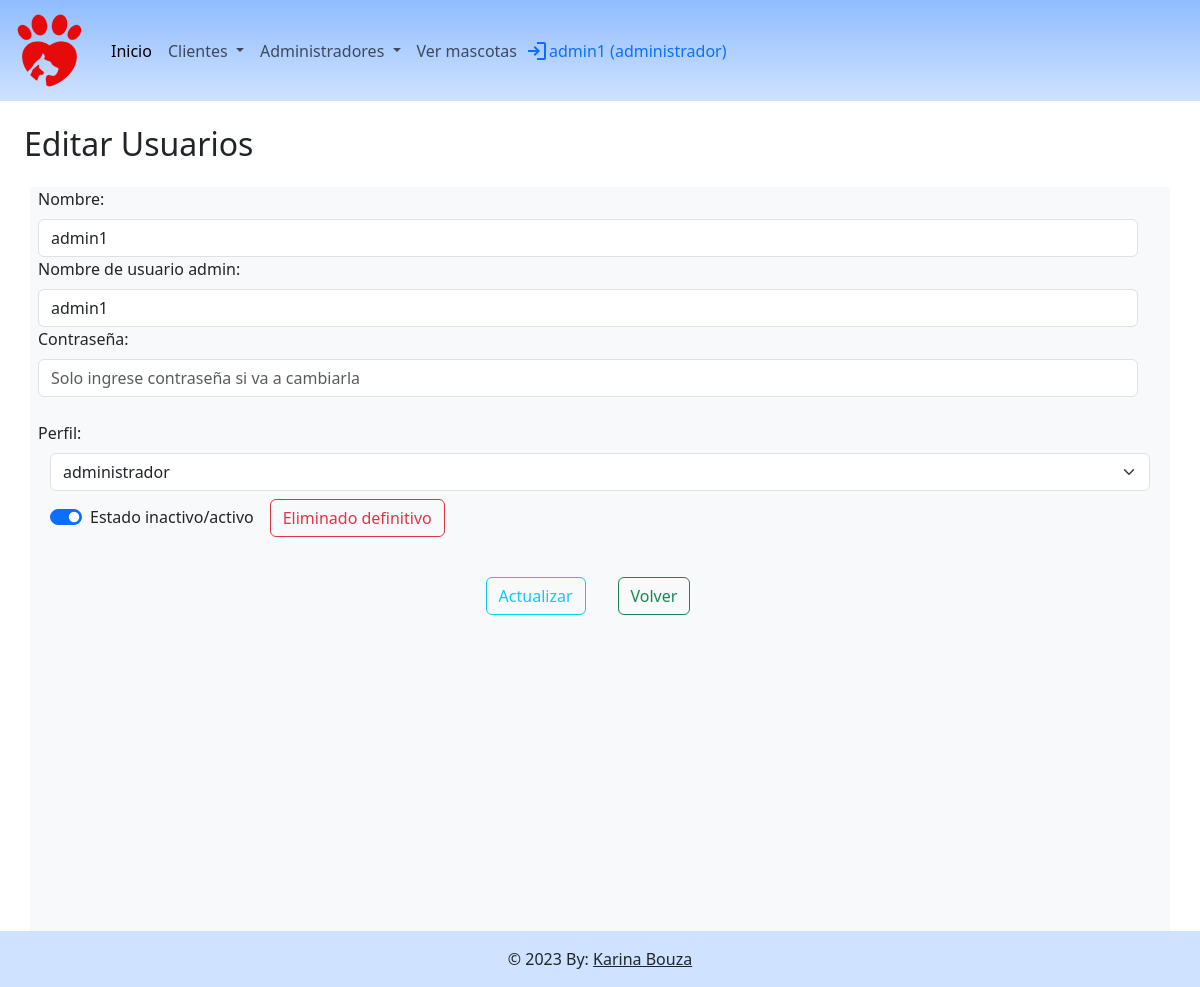
Screenshot of /editaradmin.php?ida=15 (signed in) with the database file from the repository.
### tables this page shows
CREATE TABLE `admins1m` (
  `ida` int(6) UNSIGNED NOT NULL,
  `nombre` varchar(50) NOT NULL,
  `nombreadmin` varchar(50) NOT NULL,
  `contrasenia` varchar(100) NOT NULL,
  `estado` varchar(10) NOT NULL DEFAULT 'activo',
  `perfil` varchar(20) NOT NULL DEFAULT 'usuario'
);

### editaradmin.php (the view, shortened to what this page needs)
<?php
require('./conexion.php');
$ida = $_REQUEST["ida"];
$sql = "select ida, nombre, nombreadmin, contrasenia, estado, perfil from admins1m where ida = '$ida'";
$result = mysqli_query($conn, $sql);
$row = mysqli_fetch_array($result);
include "header.php";
?>
<h2 class="m-4">Editar Usuarios</h2>
<div class="container mx-auto bg-light mw-75 vh-100 vh-100">
    <form class="mx-2" action="editaradmin.php?ida=<?= $ida ?>" method="POST">
        <label class="row form-label" for="nombre">Nombre:</label>
        <input class="row form-control" type="text" name="nombre" value="<?= $row['nombre'] ?>">
        <label class="row form-label" for="nombre">Nombre de usuario admin:</label>
        <input class="row form-control" type="text" name="nombreadmin" value="<?= $row['nombreadmin'] ?>">
        <label class="row form-label" for="contrasenia">Contraseña:</label>
        <input class="row form-control" type="password" name="contrasenia" placeholder="Solo ingrese contraseña si va a cambiarla"><br/>
        <label class="row form-label" for="perfil">Perfil:</label>
            <select class="form-select" aria-label="Default select example" name="perfil" id="perfil">
                <option value="administrador" <?= ($row['perfil'] == 'administrador') ? 'selected' : '' ?>>administrador</option>
            </select>
        <div class="d-flex align-items-center gap-2">
            <div class="form-check form-switch">
                <label class="form-check-label" for="flexCheckChecked">Estado inactivo/activo
                <input class="form-check-input" type="checkbox" role="switch"  name="estado" value="" <?= $row['estado'] == 'activo' ? 'checked' : '' ?>><br/>
            </div>
            <div class="d-flex m-2 d-sm-block gap-2">
                <a href="eliminaradmin.php?ida=<?= $row['ida'] ?>&def=<?= $row['ida'] ?>" class="btn btn-outline-danger">Eliminado definitivo</a>
            </div>
        </div>
        <div class='d-flex justify-content-center align-items-center m-2  gap-2'>
            <input type="submit" class="btn btn-outline-info" name="Modificar" value="Actualizar">
            <a href="listadoadmins.php#<?= $ida?>" class="btn btn-outline-success m-4">Volver</a>
        </div>
    </form>
</div>
<?php
include 'footer.php';
?>

### rows the page displays
admins1m: nombre "admin1", nombreadmin "admin1", perfil "administrador", estado "☑"

### other values shown
$_SESSION['Nombre'] "admin1"
$_SESSION['Perfil'] "administrador"
